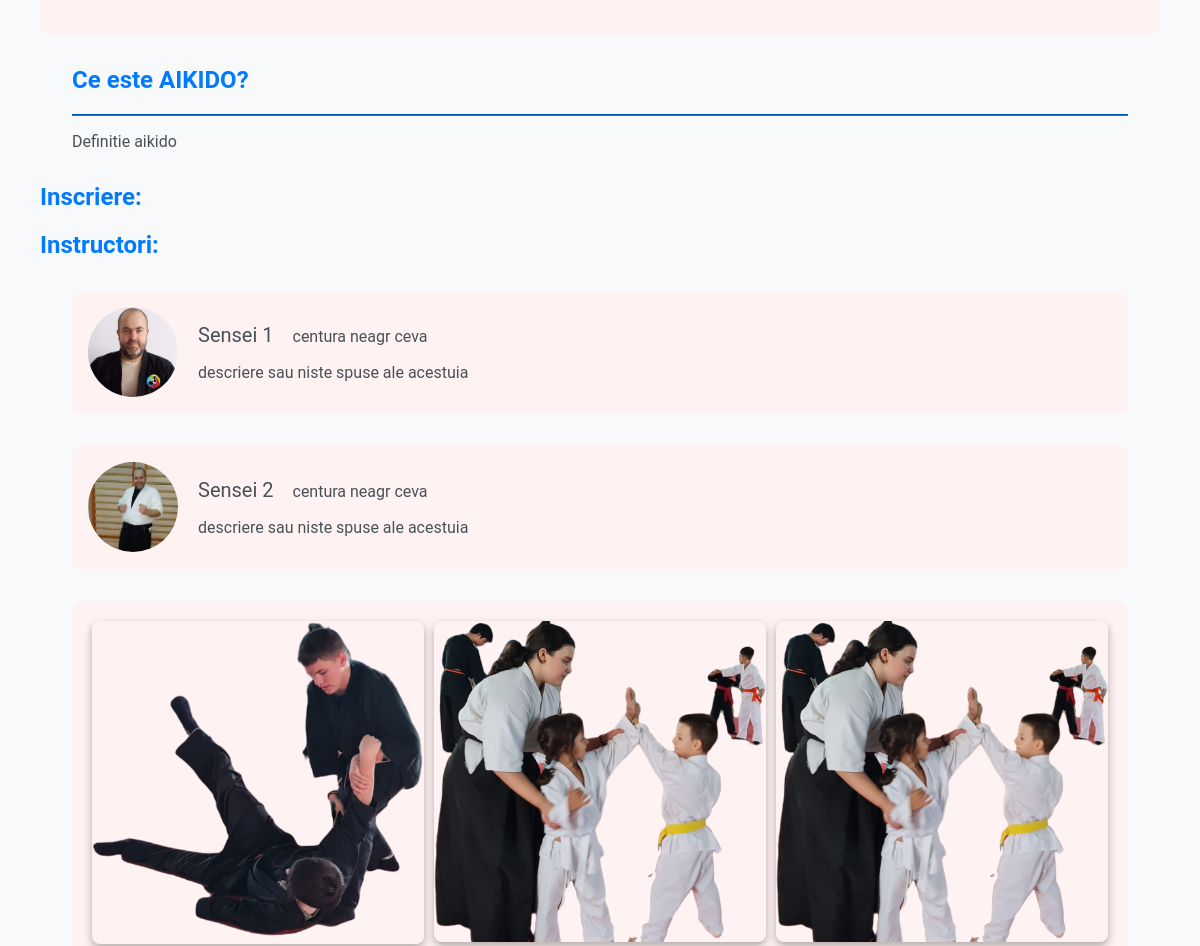
/ (middle part), run on an earlier commit of the app's database.
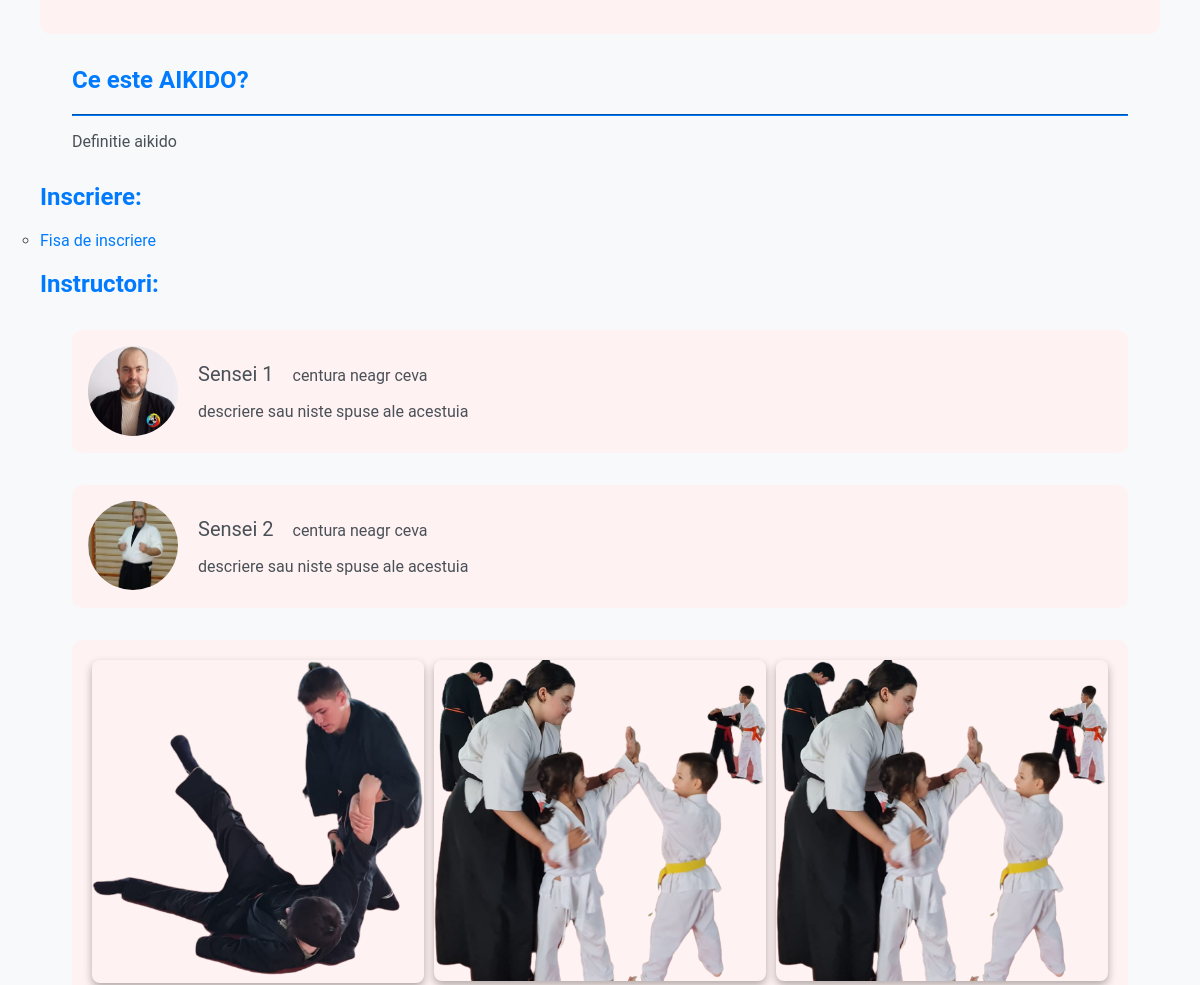
And on a later commit of the database.
### main/models.py (models this page shows, shortened)
class FilesAdmin(models.Model):
    id = models.BigAutoField(primary_key=True)  # Explicitly define the primary key
    file_name = models.CharField(max_length=255)
    file = models.FileField(upload_to='uploads/')

### main/views.py (the view)
# urls.py: 2. Add a URL to urlpatterns:  path('', views.home, name='home')
def home(request):
    context = {'files': FilesAdmin.objects.all()}
    return render(request, 'myapp/home.html', context)

### main/templates/myapp/home.html (shortened to what this page needs)
{% load static %}
<!DOCTYPE html>
<html lang="en">
<head>
    <link rel="stylesheet" href="https://cdn.jsdelivr.net/npm/water.css@2/out/light.css">
    <link rel="stylesheet" href="https://cdnjs.cloudflare.com/ajax/libs/font-awesome/4.7.0/css/font-awesome.min.css">
</head>
<body>
<div>
    <header>
    </header>
    <div>
        <h2>Ce este AIKIDO?</h2>
        <hr>
        <p>Definitie aikido</p>
    </div>
    <h2>Inscriere:</h2>
    <ul>
        {% for file in files %}
            <li><a href="{% url 'download' file.file.name %}">{{ file.file_name }}</a></li>
        {% endfor %}
    </ul>
    <h2>Instructori:</h2>
    <div class="container">
        <img src="{% static 'sef.jpg' %}" alt="Avatar" style="width:90px">
        <p><span>Sensei 1</span> centura neagr ceva</p>
        <p>descriere sau niste spuse ale acestuia</p>
      </div>
    <div class="container">
        <img src="{% static 'sensebkg.jpg' %}" alt="Avatar" style="width:90px">
        <p><span>Sensei 2</span> centura neagr ceva</p>
        <p>descriere sau niste spuse ale acestuia</p>
      </div>
    <div class="PhotoGrid">
        <img src="{% static 'img1.png' %}" alt="Image 1" onclick="showOverlay(this.src)">
        <img src="{% static 'img2.png' %}" alt="Image 2" onclick="showOverlay(this.src)">
        <img src="{% static 'img2.png' %}" alt="Image 3" onclick="showOverlay(this.src)">
    </div>
</div>
</body>
</html>

### main/templates/myapp/home.html (style rules this page uses)
body { background-color: #f8f9fa; color: #495057; font-family: 'Roboto', sans-serif; }
header { background-color: #FFF2F2; color: #495057; padding: 2rem; text-align: center; font-family: 'Roboto', sans-serif; border-radius: 10px; }
h1, h2, h3 { color: #007bff; font-family: 'Roboto', sans-serif; }
hr { border-color: #007bff; }
ul { list-style-type: none; padding: 0; font-family: 'Roboto', sans-serif; }
li { margin-bottom: 0.5rem; font-family: 'Roboto', sans-serif; }
a { color: #007bff; text-decoration: none; font-family: 'Roboto', sans-serif; }
div { margin: 2rem; font-family: 'Roboto', sans-serif; }
img { max-width: 100%; height: auto; }
.container { background-color: #FFF2F2; border-radius: 10px; padding: 16px; margin: 16px 0 font-family: 'Roboto', sans-serif; }
.container::after { content: ""; clear: both; display: table; }
.container img { float: left; margin-right: 20px; border-radius: 50%; }
.container span { font-size: 20px; font-family: 'Roboto', sans-serif; margin-right: 15px; }
ul { list-style-type: circle; }
.PhotoGrid { display: grid; grid-template-columns: repeat(3, 1fr); gap: 10px; background-color: #FFF2F2; padding: 20px; border-radius: 10px; }
.PhotoGrid img { width: 100%; height: auto; border-radius: 8px; box-shadow: 0 4px 8px rgba(0, 0, 0, 0.3); transition: transform 0.2s, filter 0.2s; }

What changed in the data, as far as the page shows it:
added FilesAdmin: file_name "Fisa de inscriere"
